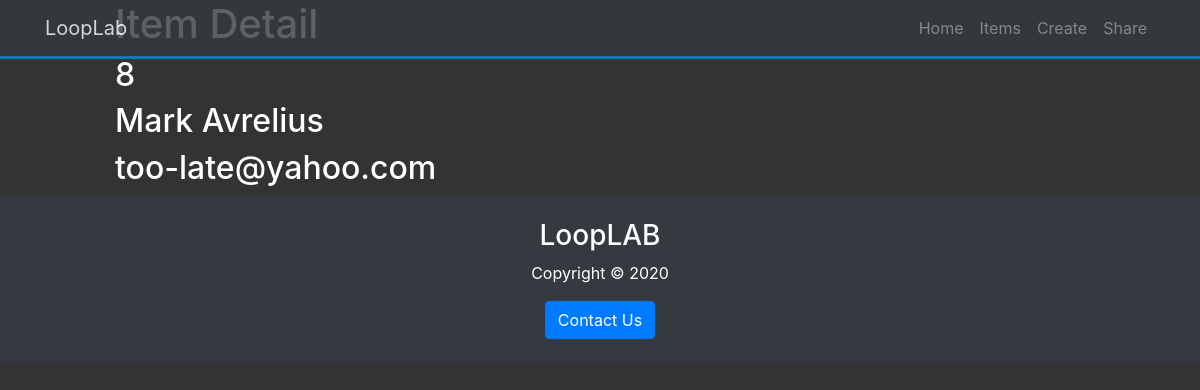
Screenshot of /item/8/ with the database file from the repository.
### looplab/home/models.py (models this page shows, shortened)
class EmailSignup(db.Model):
    id = db.Column(db.Integer, primary_key=True)
    full_name = db.Column(db.String(120), nullable=True)
    content = db.Column(db.Text, nullable=True)
    email = db.Column(db.String(120), unique=True, nullable=False)

### looplab/home/views.py (the view)
@app.route('/item/<int:id>/', methods=['GET'])
def item_detail(id):
    instance = EmailSignup.query.filter_by(id=id).first_or_404()
    return render_template('items/detail.html', instance=instance)

### looplab/templates/items/detail.html
{% extends "base.html" %}
{% block content %}
<div class="col-10 mx-auto">
    <h1>Item Detail</h1>
    <h2>{{ instance.id }}</h2>
    <h2>{{ instance.full_name }}</h2>
    <h2>{{ instance.email }}</h2>
</div>
{% endblock %}

### looplab/static/css/style.css (style rules this page uses)
body { background: #333; color: #fff; }

### rows the page displays
EmailSignup: id "8", full_name "Mark Avrelius", email "too-late@yahoo.com"
